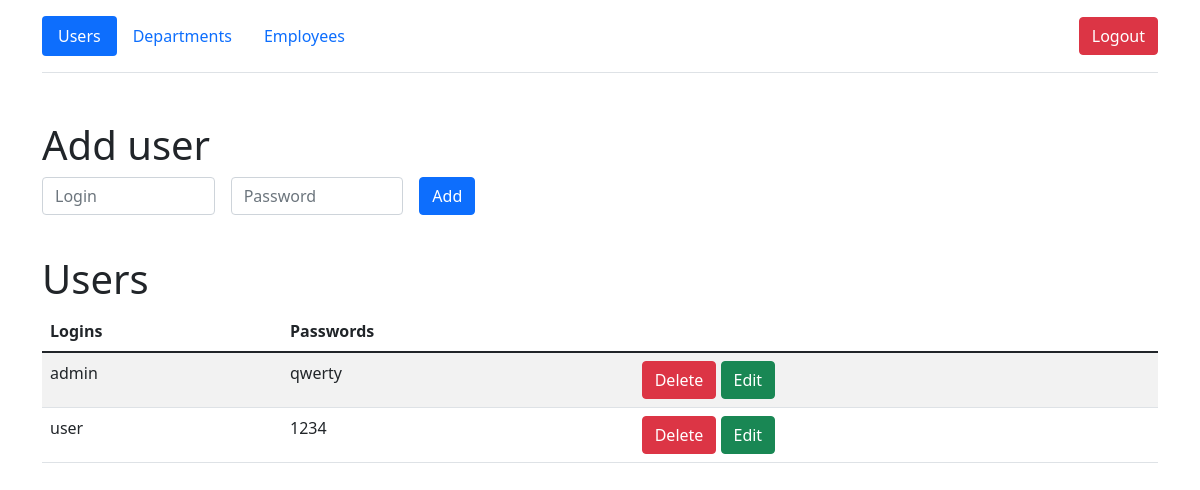
Page /users (signed in) on the earlier database version.
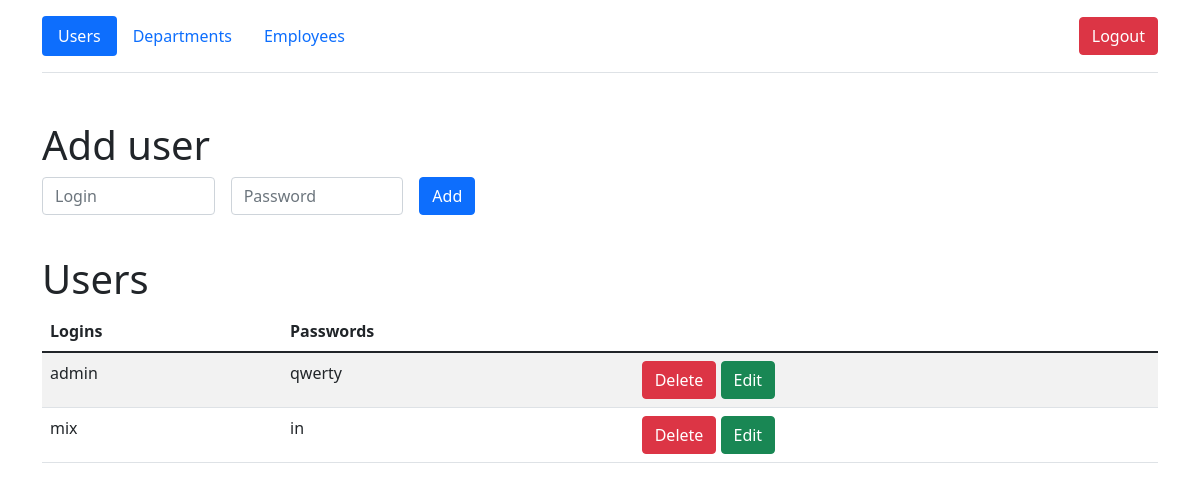
Same page on the later database version.
### models/users.py (models this page shows)
class User(db.Model, UserMixin):
    __table_args__ = {'extend_existing': True}
    id = db.Column(db.Integer, primary_key=True)
    login = db.Column(db.String(50), nullable=False, unique=True)
    password = db.Column(db.String(50), nullable=False)

### views/api.py (the view)
@api.route('/users', methods=['POST', 'GET'])
@login_required
def users_page():
    if session.get('user') == ADMIN:
        users = User.query.all()
        if request.method == 'POST':
            login = request.form.get('login')
            password = request.form.get('password')
            if login and password and not User.query.filter_by(login=login).first():
                add_user(login, password)
            return redirect('/users')
        return render_template('users_for_admin.html', users=users)
    user = User.query.filter_by(login=session.get('user')).first()
    return render_template('users.html', user=user)

### models/users.py (called while the page is built)
@login_manager.user_loader
def load_user(user_id):
    return User.query.get(user_id)

### views/api.py (called while the page is built)
@api.before_request
def make_session_permanent():
    session.permanent = False

@api.after_request
def redirect_to_sign_in(response):
    if response.status_code == 401:
        return redirect(url_for('api.login_page') + '?next=' + request.url)
    return response

### templates/users_for_admin.html (shortened to what this page needs)
{% extends 'base.html' %}
{% block body %}
<div class="container">
        <header class="d-flex flex-wrap align-items-center justify-content-center justify-content-md-between py-3 mb-4 border-bottom">
          <ul class="nav nav-pills">
              <li class="nav-item"><a href="/users" class="nav-link active">Users</a></li>
            <li class="nav-item"><a href="/departments" class="nav-link">Departments</a></li>
            <li class="nav-item"><a href="/employees" class="nav-link">Employees</a></li>
          </ul>
            <div class="col-md-3 text-end">
                <a href="/logout">
                    <button type="button" class="btn btn-danger">Logout</button>
                </a>
              </div>
        </header>
      </div>
    <div class="container mt-5">
        <h1>Add user</h1>
        <form method="post" class="row g-3 needs-validation">
            <div class="col-md-2">
                  <input type="text"  name="login" class="form-control" id="validationCustom01" placeholder="Login" required>
                </div>
            <div class="col-md-2">
                  <input type="text"  name="password" class="form-control" id="validationCustom02" placeholder="Password" required>
                </div>
            <div class="col-md-2">
                <button class="btn btn-primary" type="submit">Add</button>
            </div>
            <div>
                <br>
            </div>
        </form>
        <h1>Users</h1>
        <table id="data" class="table table-striped">
            <thead>
              <tr>
                <th>Logins</th>
                  <th>Passwords</th>
                  <th></th>
              </tr>
            </thead>
            <tbody>
              {% for user in users %}
                <tr>
                        {% if user.id == id %}
                     <form method="post" class="row g-3 needs-validation" novalidate>
                            <td><input type="text"  name="new_login" class="form-control" id="validationCustom08" value="{{ user.login }}" required></td>
                            <td><input type="text"  name="new_password" class="form-control" id="validationCustom09" value="{{ user.password }}" required></td>
                            <td>
                                <a href="/users" class="btn btn-danger">Cancel</a>
                                <button class="btn btn-success" type="submit">Change</button>
                            </td>
                     </form>
                        {% else %}
                    <td>
                      {{ user.login }}
                    </td>
                    <td>
                      {{ user.password }}
                    </td>
                     <td>
                         <a href="/users/{{ user.id }}/del" class="btn btn-danger">Delete</a>
                        <a href="/users/{{ user.id }}/edit" class="btn btn-success">Edit</a>
                    </td>
                    {% endif %}
                </tr>
              {% endfor %}
            </tbody>
  </table>
    </div>
{% endblock %}

Differences in the rows shown:
changed User: login "user" → "mix"; password "1234" → "in"
